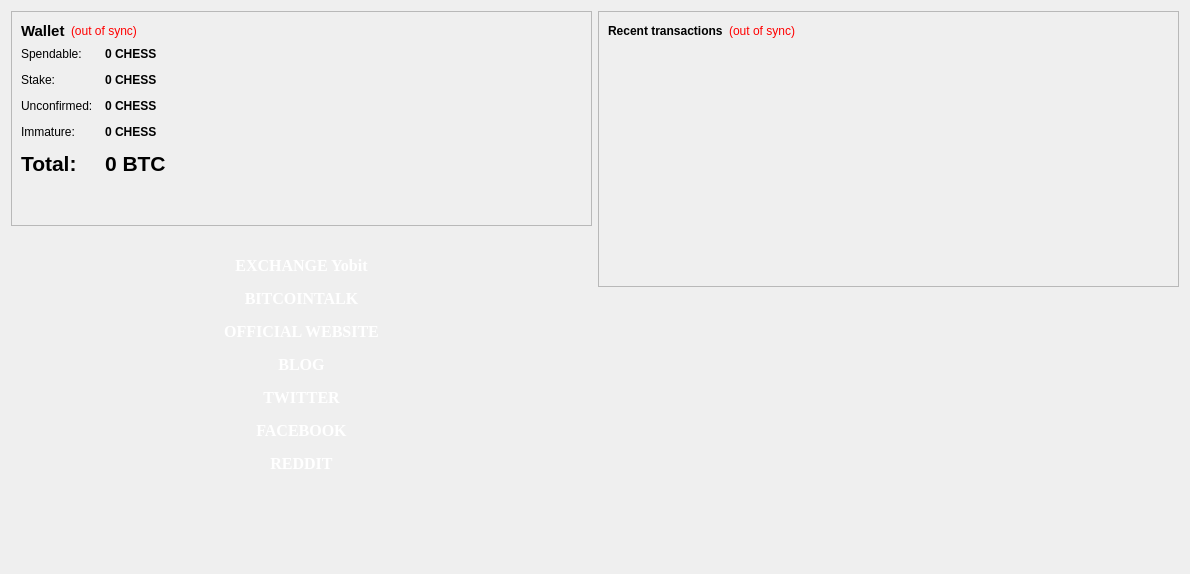
<?xml version="1.0" encoding="UTF-8"?>
<ui version="4.0">
 <class>OverviewPage</class>
 <widget class="QWidget" name="OverviewPage">
  <property name="geometry">
   <rect>
    <x>0</x>
    <y>0</y>
    <width>1190</width>
    <height>574</height>
   </rect>
  </property>
  <property name="windowTitle">
   <string>Form</string>
  </property>
  <layout class="QHBoxLayout" name="horizontalLayout" stretch="1,1">
   <item>
    <layout class="QVBoxLayout" name="verticalLayout_2">
     <item>
      <widget class="QFrame" name="frame">
       <property name="frameShape">
        <enum>QFrame::StyledPanel</enum>
       </property>
       <property name="frameShadow">
        <enum>QFrame::Raised</enum>
       </property>
       <layout class="QVBoxLayout" name="verticalLayout_4">
        <item>
         <layout class="QHBoxLayout" name="horizontalLayout_4">
          <item>
           <widget class="QLabel" name="label_5">
            <property name="font">
             <font>
              <pointsize>11</pointsize>
              <weight>75</weight>
              <bold>true</bold>
             </font>
            </property>
            <property name="text">
             <string>Wallet</string>
            </property>
           </widget>
          </item>
          <item>
           <widget class="QLabel" name="labelWalletStatus">
            <property name="toolTip">
             <string>The displayed information may be out of date. Your wallet automatically synchronizes with the ChessCoin network after a connection is established, but this process has not completed yet.</string>
            </property>
            <property name="styleSheet">
             <string notr="true">QLabel { color: red; }</string>
            </property>
            <property name="text">
             <string notr="true">(out of sync)</string>
            </property>
            <property name="alignment">
             <set>Qt::AlignLeading|Qt::AlignLeft|Qt::AlignVCenter</set>
            </property>
           </widget>
          </item>
          <item>
           <spacer name="horizontalSpacer_2">
            <property name="orientation">
             <enum>Qt::Horizontal</enum>
            </property>
            <property name="sizeHint" stdset="0">
             <size>
              <width>40</width>
              <height>20</height>
             </size>
            </property>
           </spacer>
          </item>
         </layout>
        </item>
        <item>
         <layout class="QFormLayout" name="formLayout_2">
          <property name="fieldGrowthPolicy">
           <enum>QFormLayout::AllNonFixedFieldsGrow</enum>
          </property>
          <property name="horizontalSpacing">
           <number>12</number>
          </property>
          <property name="verticalSpacing">
           <number>12</number>
          </property>
          <item row="0" column="0">
           <widget class="QLabel" name="label">
            <property name="text">
             <string>Spendable:</string>
            </property>
           </widget>
          </item>
          <item row="0" column="1">
           <widget class="QLabel" name="labelBalance">
            <property name="font">
             <font>
              <weight>75</weight>
              <bold>true</bold>
             </font>
            </property>
            <property name="cursor">
             <cursorShape>IBeamCursor</cursorShape>
            </property>
            <property name="toolTip">
             <string>Your current spendable balance</string>
            </property>
            <property name="text">
             <string notr="true">0 CHESS</string>
            </property>
            <property name="textInteractionFlags">
             <set>Qt::LinksAccessibleByMouse|Qt::TextSelectableByKeyboard|Qt::TextSelectableByMouse</set>
            </property>
           </widget>
          </item>
          <item row="1" column="0">
           <widget class="QLabel" name="label_6">
            <property name="text">
             <string>Stake:</string>
            </property>
           </widget>
          </item>
          <item row="1" column="1">
           <widget class="QLabel" name="labelStake">
            <property name="font">
             <font>
              <weight>75</weight>
              <bold>true</bold>
             </font>
            </property>
            <property name="cursor">
             <cursorShape>IBeamCursor</cursorShape>
            </property>
            <property name="toolTip">
             <string>Total of coins that was staked, and do not yet count toward the current balance</string>
            </property>
            <property name="text">
             <string notr="true">0 CHESS</string>
            </property>
            <property name="textInteractionFlags">
             <set>Qt::LinksAccessibleByMouse|Qt::TextSelectableByKeyboard|Qt::TextSelectableByMouse</set>
            </property>
           </widget>
          </item>
          <item row="2" column="0">
           <widget class="QLabel" name="label_3">
            <property name="text">
             <string>Unconfirmed:</string>
            </property>
           </widget>
          </item>
          <item row="2" column="1">
           <widget class="QLabel" name="labelUnconfirmed">
            <property name="font">
             <font>
              <weight>75</weight>
              <bold>true</bold>
             </font>
            </property>
            <property name="cursor">
             <cursorShape>IBeamCursor</cursorShape>
            </property>
            <property name="toolTip">
             <string>Total of transactions that have yet to be confirmed, and do not yet count toward the current balance</string>
            </property>
            <property name="text">
             <string notr="true">0 CHESS</string>
            </property>
            <property name="textInteractionFlags">
             <set>Qt::LinksAccessibleByMouse|Qt::TextSelectableByKeyboard|Qt::TextSelectableByMouse</set>
            </property>
           </widget>
          </item>
          <item row="3" column="0">
           <widget class="QLabel" name="labelImmatureText">
            <property name="text">
             <string>Immature:</string>
            </property>
           </widget>
          </item>
          <item row="3" column="1">
           <widget class="QLabel" name="labelImmature">
            <property name="font">
             <font>
              <weight>75</weight>
              <bold>true</bold>
             </font>
            </property>
            <property name="toolTip">
             <string>Mined balance that has not yet matured</string>
            </property>
            <property name="text">
             <string notr="true">0 CHESS</string>
            </property>
            <property name="textInteractionFlags">
             <set>Qt::LinksAccessibleByMouse|Qt::TextSelectableByKeyboard|Qt::TextSelectableByMouse</set>
            </property>
           </widget>
          </item>
          <item row="4" column="0">
           <widget class="QLabel" name="labelTotalText">
            <property name="font">
             <font>
              <pointsize>16</pointsize>
              <weight>75</weight>
              <bold>true</bold>
             </font>
            </property>
            <property name="text">
             <string>Total:</string>
            </property>
           </widget>
          </item>
          <item row="4" column="1">
           <widget class="QLabel" name="labelTotal">
            <property name="font">
             <font>
              <pointsize>16</pointsize>
              <weight>75</weight>
              <bold>true</bold>
             </font>
            </property>
            <property name="cursor">
             <cursorShape>IBeamCursor</cursorShape>
            </property>
            <property name="toolTip">
             <string>Your current total balance</string>
            </property>
            <property name="text">
             <string notr="true">0 BTC</string>
            </property>
            <property name="textInteractionFlags">
             <set>Qt::LinksAccessibleByMouse|Qt::TextSelectableByKeyboard|Qt::TextSelectableByMouse</set>
            </property>
           </widget>
          </item>
         </layout>
        </item>
        <item>
         <spacer name="verticalSpacer">
          <property name="orientation">
           <enum>Qt::Vertical</enum>
          </property>
          <property name="sizeHint" stdset="0">
           <size>
            <width>20</width>
            <height>40</height>
           </size>
          </property>
         </spacer>
        </item>
       </layout>
      </widget>
     </item>
     <item>
      <spacer name="horizontalSpacer_3">
       <property name="orientation">
        <enum>Qt::Horizontal</enum>
       </property>
       <property name="sizeHint" stdset="0">
        <size>
         <width>40</width>
         <height>20</height>
        </size>
       </property>
      </spacer>
     </item>
     <item>
      <widget class="QPushButton" name="pushButton_7">
       <property name="palette">
        <palette>
         <active>
          <colorrole role="ButtonText">
           <brush brushstyle="SolidPattern">
            <color alpha="255">
             <red>255</red>
             <green>255</green>
             <blue>255</blue>
            </color>
           </brush>
          </colorrole>
         </active>
         <inactive>
          <colorrole role="ButtonText">
           <brush brushstyle="SolidPattern">
            <color alpha="255">
             <red>255</red>
             <green>255</green>
             <blue>255</blue>
            </color>
           </brush>
          </colorrole>
         </inactive>
         <disabled>
          <colorrole role="ButtonText">
           <brush brushstyle="SolidPattern">
            <color alpha="255">
             <red>120</red>
             <green>120</green>
             <blue>120</blue>
            </color>
           </brush>
          </colorrole>
         </disabled>
        </palette>
       </property>
       <property name="font">
        <font>
         <family>Times New Roman</family>
         <pointsize>12</pointsize>
         <weight>75</weight>
         <bold>true</bold>
        </font>
       </property>
       <property name="text">
        <string>EXCHANGE Yobit</string>
       </property>
       <property name="flat">
        <bool>true</bool>
       </property>
      </widget>
     </item>
     <item>
      <widget class="QPushButton" name="pushButton_6">
       <property name="palette">
        <palette>
         <active>
          <colorrole role="ButtonText">
           <brush brushstyle="SolidPattern">
            <color alpha="255">
             <red>255</red>
             <green>255</green>
             <blue>255</blue>
            </color>
           </brush>
          </colorrole>
         </active>
         <inactive>
          <colorrole role="ButtonText">
           <brush brushstyle="SolidPattern">
            <color alpha="255">
             <red>255</red>
             <green>255</green>
             <blue>255</blue>
            </color>
           </brush>
          </colorrole>
         </inactive>
         <disabled>
          <colorrole role="ButtonText">
           <brush brushstyle="SolidPattern">
            <color alpha="255">
             <red>120</red>
             <green>120</green>
             <blue>120</blue>
            </color>
           </brush>
          </colorrole>
         </disabled>
        </palette>
       </property>
       <property name="font">
        <font>
         <family>Times New Roman</family>
         <pointsize>12</pointsize>
         <weight>75</weight>
         <bold>true</bold>
        </font>
       </property>
       <property name="text">
        <string>BITCOINTALK</string>
       </property>
       <property name="flat">
        <bool>true</bool>
       </property>
      </widget>
     </item>
     <item>
      <widget class="QPushButton" name="pushButton_5">
       <property name="palette">
        <palette>
         <active>
          <colorrole role="ButtonText">
           <brush brushstyle="SolidPattern">
            <color alpha="255">
             <red>255</red>
             <green>255</green>
             <blue>255</blue>
            </color>
           </brush>
          </colorrole>
         </active>
         <inactive>
          <colorrole role="ButtonText">
           <brush brushstyle="SolidPattern">
            <color alpha="255">
             <red>255</red>
             <green>255</green>
             <blue>255</blue>
            </color>
           </brush>
          </colorrole>
         </inactive>
         <disabled>
          <colorrole role="ButtonText">
           <brush brushstyle="SolidPattern">
            <color alpha="255">
             <red>120</red>
             <green>120</green>
             <blue>120</blue>
            </color>
           </brush>
          </colorrole>
         </disabled>
        </palette>
       </property>
       <property name="font">
        <font>
         <family>Times New Roman</family>
         <pointsize>12</pointsize>
         <weight>75</weight>
         <bold>true</bold>
        </font>
       </property>
       <property name="text">
        <string>OFFICIAL WEBSITE</string>
       </property>
       <property name="flat">
        <bool>true</bool>
       </property>
      </widget>
     </item>
     <item>
      <widget class="QPushButton" name="pushButton_4">
       <property name="palette">
        <palette>
         <active>
          <colorrole role="ButtonText">
           <brush brushstyle="SolidPattern">
            <color alpha="255">
             <red>255</red>
             <green>255</green>
             <blue>255</blue>
            </color>
           </brush>
          </colorrole>
         </active>
         <inactive>
          <colorrole role="ButtonText">
           <brush brushstyle="SolidPattern">
            <color alpha="255">
             <red>255</red>
             <green>255</green>
             <blue>255</blue>
            </color>
           </brush>
          </colorrole>
         </inactive>
         <disabled>
          <colorrole role="ButtonText">
           <brush brushstyle="SolidPattern">
            <color alpha="255">
             <red>120</red>
             <green>120</green>
             <blue>120</blue>
            </color>
           </brush>
          </colorrole>
         </disabled>
        </palette>
       </property>
       <property name="font">
        <font>
         <family>Times New Roman</family>
         <pointsize>12</pointsize>
         <weight>75</weight>
         <bold>true</bold>
        </font>
       </property>
       <property name="text">
        <string>BLOG</string>
       </property>
       <property name="flat">
        <bool>true</bool>
       </property>
      </widget>
     </item>
     <item>
      <widget class="QPushButton" name="pushButton_3">
       <property name="palette">
        <palette>
         <active>
          <colorrole role="ButtonText">
           <brush brushstyle="SolidPattern">
            <color alpha="255">
             <red>255</red>
             <green>255</green>
             <blue>255</blue>
            </color>
           </brush>
          </colorrole>
         </active>
         <inactive>
          <colorrole role="ButtonText">
           <brush brushstyle="SolidPattern">
            <color alpha="255">
             <red>255</red>
             <green>255</green>
             <blue>255</blue>
            </color>
           </brush>
          </colorrole>
         </inactive>
         <disabled>
          <colorrole role="ButtonText">
           <brush brushstyle="SolidPattern">
            <color alpha="255">
             <red>120</red>
             <green>120</green>
             <blue>120</blue>
            </color>
           </brush>
          </colorrole>
         </disabled>
        </palette>
       </property>
       <property name="font">
        <font>
         <family>Times New Roman</family>
         <pointsize>12</pointsize>
         <weight>75</weight>
         <bold>true</bold>
        </font>
       </property>
       <property name="text">
        <string>TWITTER</string>
       </property>
       <property name="flat">
        <bool>true</bool>
       </property>
      </widget>
     </item>
     <item>
      <widget class="QPushButton" name="pushButton">
       <property name="palette">
        <palette>
         <active>
          <colorrole role="ButtonText">
           <brush brushstyle="SolidPattern">
            <color alpha="255">
             <red>255</red>
             <green>255</green>
             <blue>255</blue>
            </color>
           </brush>
          </colorrole>
         </active>
         <inactive>
          <colorrole role="ButtonText">
           <brush brushstyle="SolidPattern">
            <color alpha="255">
             <red>255</red>
             <green>255</green>
             <blue>255</blue>
            </color>
           </brush>
          </colorrole>
         </inactive>
         <disabled>
          <colorrole role="ButtonText">
           <brush brushstyle="SolidPattern">
            <color alpha="255">
             <red>120</red>
             <green>120</green>
             <blue>120</blue>
            </color>
           </brush>
          </colorrole>
         </disabled>
        </palette>
       </property>
       <property name="font">
        <font>
         <family>Times New Roman</family>
         <pointsize>12</pointsize>
         <weight>75</weight>
         <bold>true</bold>
        </font>
       </property>
       <property name="text">
        <string>FACEBOOK</string>
       </property>
       <property name="flat">
        <bool>true</bool>
       </property>
      </widget>
     </item>
     <item>
      <widget class="QPushButton" name="pushButton_2">
       <property name="palette">
        <palette>
         <active>
          <colorrole role="ButtonText">
           <brush brushstyle="SolidPattern">
            <color alpha="255">
             <red>255</red>
             <green>255</green>
             <blue>255</blue>
            </color>
           </brush>
          </colorrole>
         </active>
         <inactive>
          <colorrole role="ButtonText">
           <brush brushstyle="SolidPattern">
            <color alpha="255">
             <red>255</red>
             <green>255</green>
             <blue>255</blue>
            </color>
           </brush>
          </colorrole>
         </inactive>
         <disabled>
          <colorrole role="ButtonText">
           <brush brushstyle="SolidPattern">
            <color alpha="255">
             <red>120</red>
             <green>120</green>
             <blue>120</blue>
            </color>
           </brush>
          </colorrole>
         </disabled>
        </palette>
       </property>
       <property name="font">
        <font>
         <family>Times New Roman</family>
         <pointsize>12</pointsize>
         <weight>75</weight>
         <bold>true</bold>
        </font>
       </property>
       <property name="text">
        <string>REDDIT</string>
       </property>
       <property name="flat">
        <bool>true</bool>
       </property>
      </widget>
     </item>
     <item>
      <spacer name="verticalSpacer_3">
       <property name="orientation">
        <enum>Qt::Vertical</enum>
       </property>
       <property name="sizeHint" stdset="0">
        <size>
         <width>20</width>
         <height>40</height>
        </size>
       </property>
      </spacer>
     </item>
    </layout>
   </item>
   <item>
    <layout class="QVBoxLayout" name="verticalLayout_3">
     <item>
      <widget class="QFrame" name="frame_2">
       <property name="frameShape">
        <enum>QFrame::StyledPanel</enum>
       </property>
       <property name="frameShadow">
        <enum>QFrame::Raised</enum>
       </property>
       <layout class="QVBoxLayout" name="verticalLayout">
        <item>
         <layout class="QHBoxLayout" name="horizontalLayout_2">
          <item>
           <widget class="QLabel" name="label_4">
            <property name="text">
             <string>&lt;b&gt;Recent transactions&lt;/b&gt;</string>
            </property>
           </widget>
          </item>
          <item>
           <widget class="QLabel" name="labelTransactionsStatus">
            <property name="toolTip">
             <string>The displayed information may be out of date. Your wallet automatically synchronizes with the ChessCoin network after a connection is established, but this process has not completed yet.</string>
            </property>
            <property name="styleSheet">
             <string notr="true">QLabel { color: red; }</string>
            </property>
            <property name="text">
             <string notr="true">(out of sync)</string>
            </property>
            <property name="alignment">
             <set>Qt::AlignRight|Qt::AlignTrailing|Qt::AlignVCenter</set>
            </property>
           </widget>
          </item>
          <item>
           <spacer name="horizontalSpacer">
            <property name="orientation">
             <enum>Qt::Horizontal</enum>
            </property>
            <property name="sizeHint" stdset="0">
             <size>
              <width>40</width>
              <height>20</height>
             </size>
            </property>
           </spacer>
          </item>
         </layout>
        </item>
        <item>
         <widget class="QListView" name="listTransactions">
          <property name="styleSheet">
           <string notr="true">QListView { background: transparent; }</string>
          </property>
          <property name="frameShape">
           <enum>QFrame::NoFrame</enum>
          </property>
          <property name="verticalScrollBarPolicy">
           <enum>Qt::ScrollBarAlwaysOff</enum>
          </property>
          <property name="horizontalScrollBarPolicy">
           <enum>Qt::ScrollBarAlwaysOff</enum>
          </property>
          <property name="selectionMode">
           <enum>QAbstractItemView::NoSelection</enum>
          </property>
         </widget>
        </item>
       </layout>
      </widget>
     </item>
     <item>
      <spacer name="verticalSpacer_2">
       <property name="orientation">
        <enum>Qt::Vertical</enum>
       </property>
       <property name="sizeHint" stdset="0">
        <size>
         <width>20</width>
         <height>40</height>
        </size>
       </property>
      </spacer>
     </item>
    </layout>
   </item>
  </layout>
 </widget>
 <resources/>
 <connections/>
</ui>
